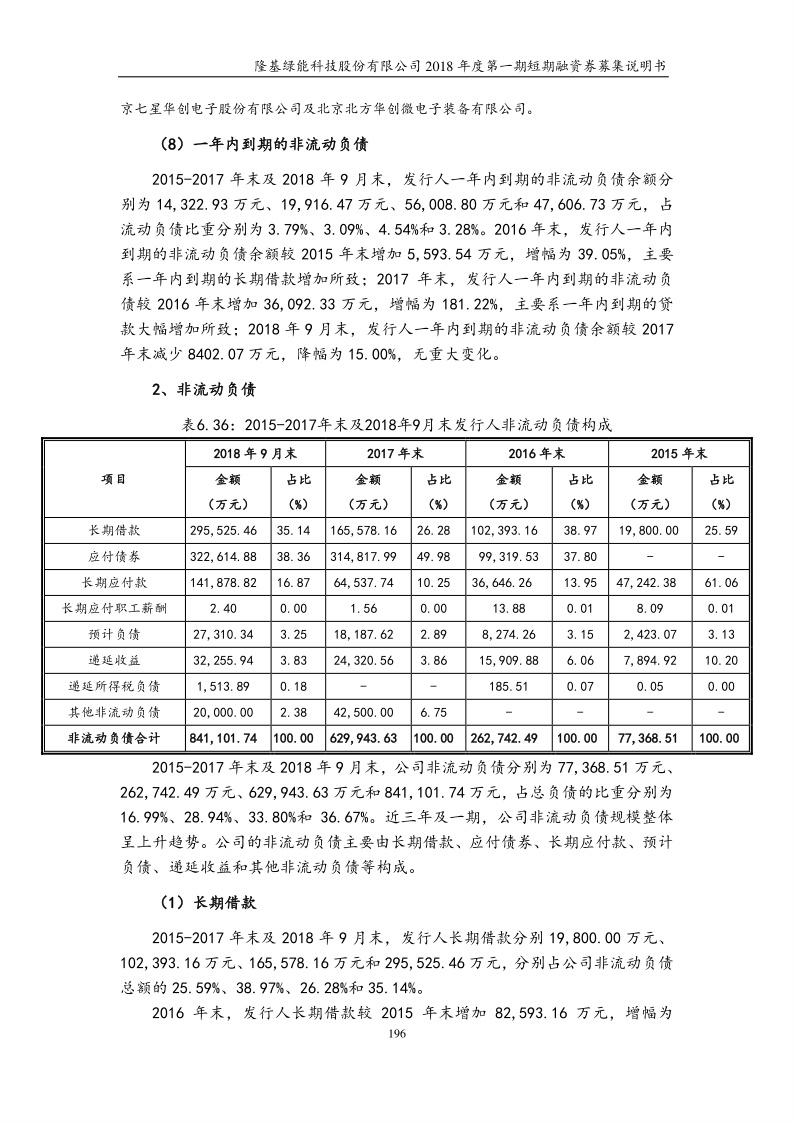
#> input picture test_data/data/cTDaR_t10585.jpeg, 794 x 1123 px
$ python -i main.py   (imports and definitions only)
#> lines starting #> are read from the running program, lines starting #| are printed output that depends on the picture; after the words box and inside, x2 and y2 are one past the last pixel; in counts of white or black regions, pixels touching at a corner belong together
#> further down, picture is the input picture: shape (1123, 794, 3); min 0, max 255, mean 239.8
import sys
import os
import getopt
from collections import defaultdict
from xml.etree.ElementTree import ElementTree
import xml.etree.ElementTree as ET
import shutil
import csv
import fnmatch
from PIL import Image
import cv2


# [105 lines left out: functions main, process_row, not called in this run]


def transform_image(img):
    bimage = cv2.cvtColor(img, cv2.COLOR_RGB2GRAY)
    ret, bimage = cv2.threshold(bimage, 40, 255, cv2.THRESH_BINARY | cv2.THRESH_OTSU)
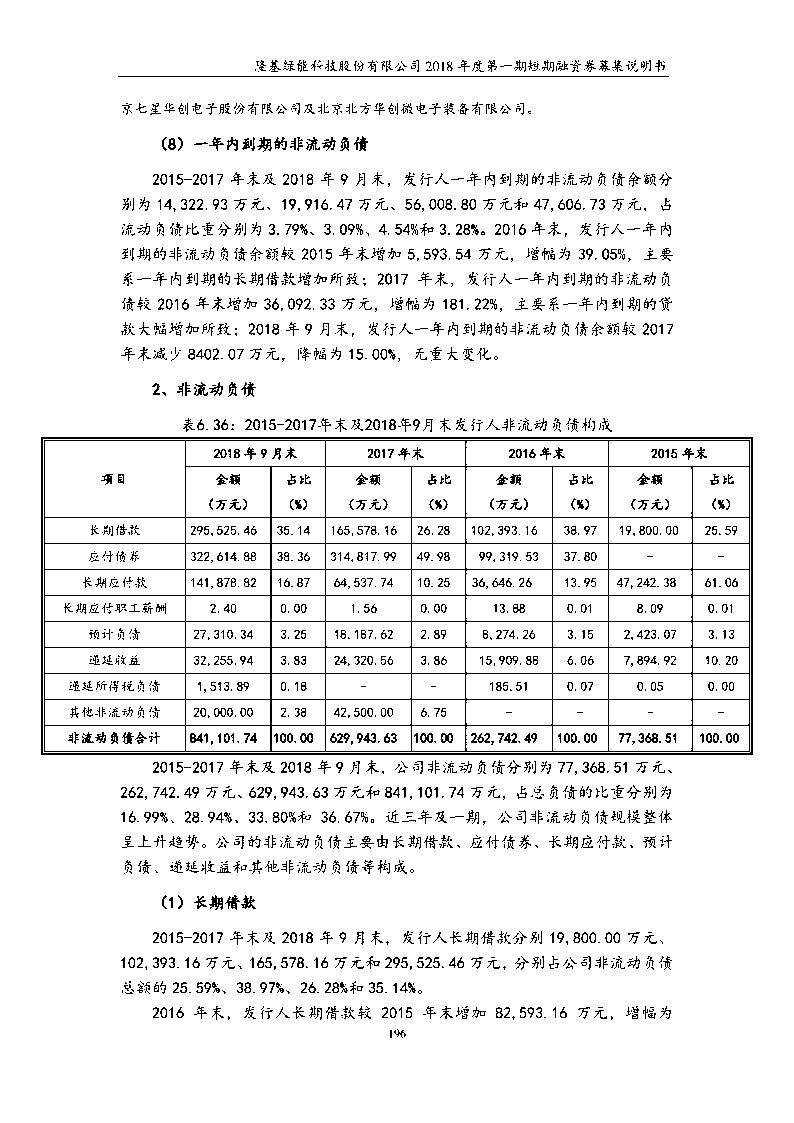
#> bimage: shape (1123, 794); 93.4% white; black in thin lines or dots, all inside (x1, y1, x2, y2) = (41, 60, 753, 1038)
#> ret = 160
    r = cv2.distanceTransform(bimage, distanceType=cv2.DIST_L2, maskSize=5)
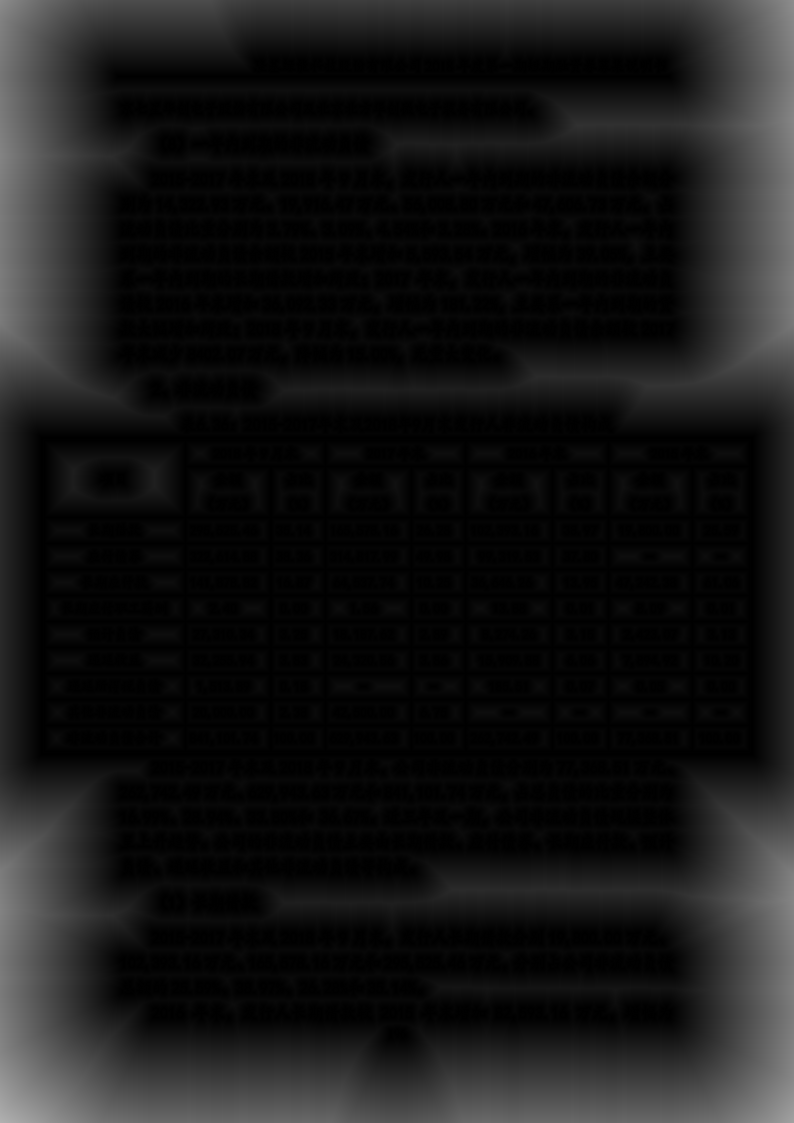
#> r: shape (1123, 794) float32; min 0, max 177.2, mean 23.4
    g = cv2.distanceTransform(bimage, distanceType=cv2.DIST_L1, maskSize=5)
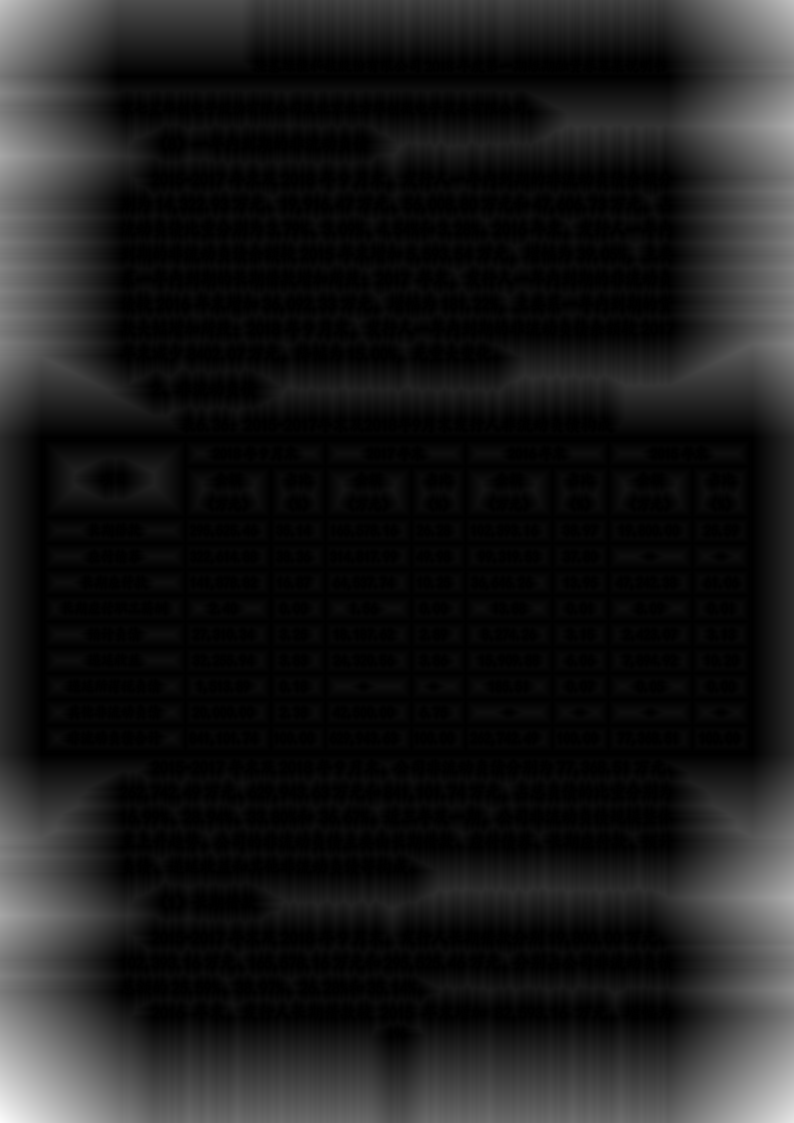
#> g: shape (1123, 794) float32; min 0, max 252, mean 26.8
    b = cv2.distanceTransform(bimage, distanceType=cv2.DIST_C, maskSize=5)
    img = cv2.merge((r, g, b))
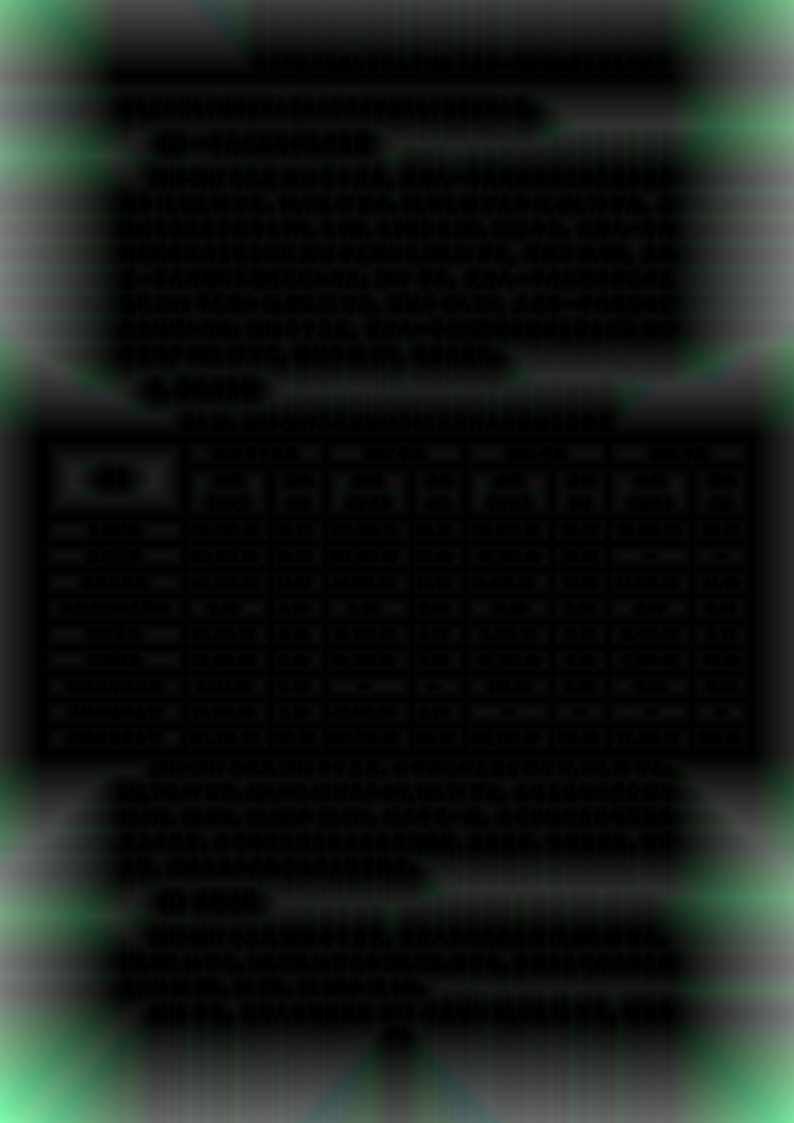
#> img: shape (1123, 794, 3) float32; mean of channels 0, 1, 2 23.4, 26.8, 21.7; drawn as B, G, R
    return img


# [2 lines not run here, left out]

>>> import cv2
>>> picture = cv2.cvtColor(cv2.imread('../../test_data/data/cTDaR_t10585.jpeg'), cv2.COLOR_BGR2RGB)
>>> result = transform_image(picture)
